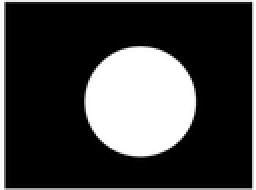
%> input picture 数字图像处理实验/houghorg.bmp, 128 x 95 px, shrunk from 337 x 249 before the run (shown 2 times larger)
$ octave EXP_4.m   (GNU Octave 9; MATLAB toolbox functions it lacks are replaced by stand-ins)
%> lines starting %> are read from the running program, lines starting %| are printed output that depends on the picture; in (x1, y1, x2, y2) boxes, pixels count from 0 and x2, y2 are one past the last pixel; in counts of white or black regions, pixels touching at a corner belong together; the program's own positions count from 1
### 数字图像处理实验/hough_circle.m
function [parameter,index] = hough_circle(BW,step_r,step_angle,r_min,r_max,p)

% %%%%%%%%%%%%%%%%%%%%%%%%%%%%%%%%%%%%%%%%%%%%%%%%%%%%%%
% input
% BW:二值图像；
% step_r:检测的圆半径步长
% step_angle:角度步长，单位为弧度
% r_min:最小圆半径
% r_max:最大圆半径
% p:阈值，0，1之间的数 通过调此值可以得到图中圆的圆心和半径
% %%%%%%%%%%%%%%%%%%%%%%%%%%%%%%%%%%%%%%%%%%%%%%%%%%%%%%%
% output
% hough_space:参数空间，h(a,b,r)表示圆心在(a,b)半径为r的圆上的点数
% hough_circl:二值图像，检测到的圆
% para:检测到的圆的圆心、半径

circleParaXYR=[];
parameter=[];

[m,n] = size(BW);
size_r = round((r_max-r_min)/step_r)+1;%四舍五入
size_angle = round(2*pi/step_angle);

hough_space = zeros(m,n,size_r);

[rows,columns] = find(BW);%查找非零元素的行列坐标
ecount = size(rows);%非零坐标的个数

% Hough变换
% 将图像空间(x,y)对应到参数空间(a,b,r)

% a = x-r*cos(angle)
% b = y-r*sin(angle)

for i=1:ecount
    for r=1:size_r %半径步长数
        for k=1:size_angle %按一定弧度把圆几等分
            a = round(rows(i)-(r_min+(r-1)*step_r)*cos(k*step_angle));
            b = round(columns(i)-(r_min+(r-1)*step_r)*sin(k*step_angle));
            if(a>0&&a<=m&&b>0&&b<=n)
            hough_space(a,b,r) = hough_space(a,b,r)+1;%h(a,b,r)的坐标，圆心和半径
            end
        end
    end
end


% 搜索超过阈值的聚集点。对于多个圆的检测，阈值要设的小一点！通过调此值，可以求出所有圆的圆心和半径
max_para = max(max(max(hough_space)));%返回值就是这个矩阵的最大值
index = find(hough_space>=max_para*p);%一个矩阵中，想找到其中大于max_para*p数的位置
length = size(index);%符合阈值的个数
hough_circle = false(m,n);
%通过位置求半径和圆心。
for i=1:ecount
    for k=1:length
        par3 = floor(index(k)/(m*n))+1;  %r
        par2 = floor((index(k)-(par3-1)*(m*n))/m)+1;  %y
        par1 = index(k)-(par3-1)*(m*n)-(par2-1)*m;  %x
        if((rows(i)-par1)^2+(columns(i)-par2)^2<(r_min+(par3-1)*step_r)^2+5&&...
(rows(i)-par1)^2+(columns(i)-par2)^2>(r_min+(par3-1)*step_r)^2-5)
              hough_circle(rows(i),columns(i)) = true;   %检测的圆
        end
    end
end

% 从超过峰值阈值中得到
for k=1:length
    par3 = floor(index(k)/(m*n))+1;%取整
    par2 = floor((index(k)-(par3-1)*(m*n))/m)+1;
    par1 = index(k)-(par3-1)*(m*n)-(par2-1)*m;
    circleParaXYR = [circleParaXYR;par1,par2,par3];
    hough_circle(par1,par2)= true; %这时得到好多圆心和半径，不同的圆的圆心处聚集好多点，这是因为所给的圆不是标准的圆
    %fprintf(1,'test1:Center %d %d \n',par1,par2);
end
% imshow(hough_circle);

%集中在各个圆的圆心处的点取平均，得到针对每个圆的精确圆心和半径！
while size(circleParaXYR,1) >= 1
    num=1;
    XYR=[];
    temp1=circleParaXYR(1,1);
    temp2=circleParaXYR(1,2);
    temp3=circleParaXYR(1,3);
    c1=temp1;
    c2=temp2;
    c3=temp3;
    temp3= r_min+(temp3-1)*step_r;
   if size(circleParaXYR,1)>1
     for k=2:size(circleParaXYR,1)
      if (circleParaXYR(k,1)-temp1)^2+(circleParaXYR(k,2)-temp2)^2 > temp3^2
         XYR=[XYR;circleParaXYR(k,1),circleParaXYR(k,2),circleParaXYR(k,3)];  %保存剩下圆的圆心和半径位置
      else
      c1=c1+circleParaXYR(k,1);
      c2=c2+circleParaXYR(k,2);
      c3=c3+circleParaXYR(k,3);
      num=num+1;
      end
    end
   end
      %fprintf(1,'sum %d %d radius %d\n',c1,c2,r_min+(c3-1)*step_r);
      c1=round(c1/num);
      c2=round(c2/num);
      c3=round(c3/num);
      c3=r_min+(c3-1)*step_r;
      %fprintf(1,'num=%d\n',num)
      %fprintf(1,'Center %d %d radius %d\n',c1,c2,c3);
      parameter=[parameter;c1,c2,c3]; %保存各个圆的圆心和半径的值
      circleParaXYR=XYR;
end

% viscircles(para);

### 数字图像处理实验/EXP_4.m
clear all;
clc;

Pic=imread('houghorg.bmp');%原始图像
%> Pic is the input picture: size 95x128x3 uint8; min 0, max 255, mean 63.4
Pic_gray=rgb2gray(Pic);
imwrite(Pic_gray,'houghorggray.bmp');%灰度图像1
m=0;
sigma=0.01;
Pic_gau=imnoise(Pic_gray,'gaussian',m,sigma);
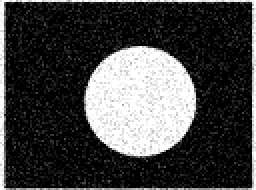
%> Pic_gau: size 95x128 uint8 (shown 2 times larger); min 0, max 255, mean 68.4
imwrite(Pic_gau,'houghgau.bmp');%高斯噪声的图像2
density=0.05;
Pic_salt=imnoise(Pic_gray,'salt & pepper',density);
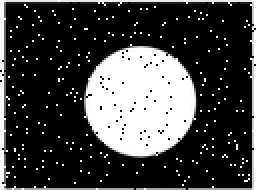
%> Pic_salt: size 95x128 uint8 (shown 2 times larger); min 0, max 255, mean 67.2
imwrite(Pic_salt,'houghsalt.bmp');%椒盐噪声图像3
Pic_gau_medfilted=medfilt2(Pic_gau,[9 9]);
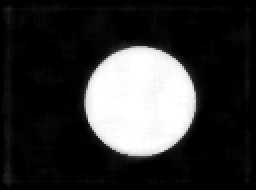
%> Pic_gau_medfilted: size 95x128 uint8 (shown 2 times larger); min 0, max 255, mean 51.6
Pic_salt_medfilted=medfilt2(Pic_salt,[9 9]);
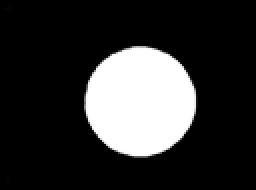
%> Pic_salt_medfilted: size 95x128 uint8 (shown 2 times larger); min 0, max 255, mean 50.1

figure(1);
subplot(1,2,1);
imshow(Pic_gau_medfilted);%高斯噪声经过中值滤波之后的图像
subplot(1,2,2);
imshow(Pic_salt_medfilted);%椒盐噪声经过中值滤波之后的图像

%%%%%%%利用类间方差最大进行二值化处理%%%%%%%%%%%%%
Pic_gau_medfilted_bin=imbinarize(Pic_gau_medfilted,graythresh(Pic_gau_medfilted));%高斯经过二值化处理之后的图像4
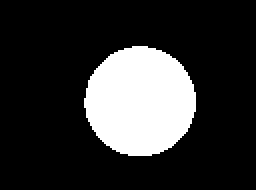
%> Pic_gau_medfilted_bin: size 95x128 logical (shown 2 times larger); 19.7% white; 1 white region, box (x1, y1, x2, y2) and area: (42, 23, 98, 78) 2392
Pic_salt_medfilted_bin=imbinarize(Pic_salt_medfilted,graythresh(Pic_salt_medfilted));%椒盐经过二值化处理之后的图像5
%> Pic_salt_medfilted_bin: size 95x128 logical; 19.6% white; 1 white region, box (x1, y1, x2, y2) and area: (42, 23, 98, 78) 2386
%%%%%%%%roberts%%%%%%%%%%%%%%%%%%%%%%%%%%%%%
Pic_gau_robert=edge(Pic_gau_medfilted_bin,'roberts');
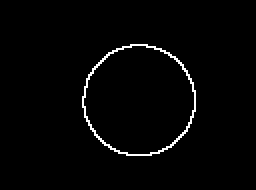
%> Pic_gau_robert: size 95x128 logical (shown 2 times larger); 1.8% white in thin lines or dots, all inside (x1, y1, x2, y2) = (41, 22, 98, 78)
Pic_salt_robert=edge(Pic_gau_medfilted_bin,'roberts');
figure(2);
subplot(1,2,1);
imshow(Pic_gau_robert);%6
subplot(1,2,2);%
imshow(Pic_salt_robert);%7
figure(3);%8
imshow(Pic_gau);
hold on;
step_r=1;
step_angle=0.1;
r_min=40;
r_max=100;
threshold=0.5;
[para,index_op]=hough_circle(Pic_gau_robert,step_r,...
    step_angle,r_min,r_max,threshold);
%> in hough_circle, `[rows,columns] = find(BW);`: rows = 222 values from 23 to 78; columns = 222 values from 42 to 98
%> in hough_circle, `ecount = size(rows);`: ecount = [222 1]
%> in hough_circle, `max_para = max(max(max(hough_space)));`: max_para = 8
%> in hough_circle, `index = find(hough_space>=max_para*p);`: index = 2803 values from 644 to 533438
%> in hough_circle, `length = size(index);`: length = [2803 1]
%> the loop in hough_circle, `for k=1:length` made 543 passes
%> (par2, par1) on passes 5 to 7: (20, 6), (21, 5), (24, 2)
%> the run ends on the next line
